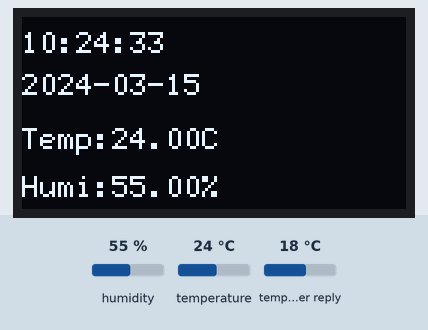
Bench run of a sketch on a simulated ESP8266 (NodeMCU). Shown: 128×64 one-colour display. The inputs (shaded band) are chosen by the test bench; at power-on: humidity 55 %, temperature 24 °C, temperature in the weather reply 18 °C. WiFi joins after 1.5 s; servers stay silent unless stated; the local clock reads 2024-03-15 10:24:30 at power-on unless the sketch sets it; web services answer with replies made up by the test bench; what the sketch prints to the serial monitor is not drawn.

Above: at 3.6 s.
3.7 s: humidity set to 22 %
At 8.5 s:
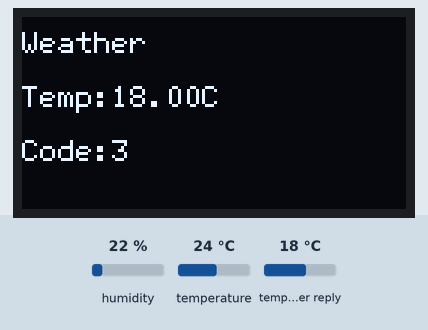
At 24.9 s:
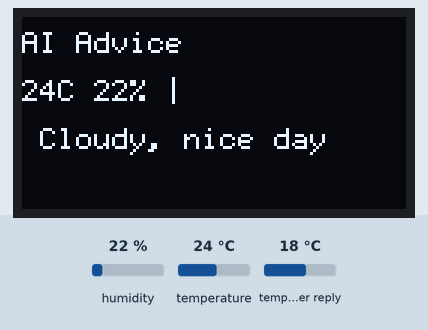
Timing chart, 0 to 25.7 s (numbered marks = the images above; inputs shaded):
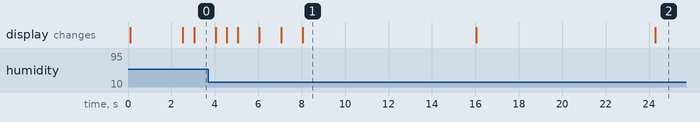

The sketch:

sketch_mar15b.ino
```cpp
#include <Arduino.h>
#include "weather.h"
#include "wifi.h"
#include "oled.h"
#include "rtc.h"
#include "mydht.h"
#include "ai.h"
int currentPage = 0;

unsigned long lastPageSwitch = 0;

unsigned long lastWeatherUpdate = 0;

void drawMainPage() {
    u8g2.setFont(u8g2_font_6x12_tr);   // 强制小字体，防止继承变大
    float t = getTemperature();
    float h = getHumidity();
    u8g2.setCursor(0, 12);
    u8g2.print(rtcGetTime());
    u8g2.setCursor(0, 26);
    u8g2.print(rtcGetDate());
    u8g2.setCursor(0, 44);
    u8g2.print("Temp:");
    u8g2.print(t);
    u8g2.print("C");
    u8g2.setCursor(0, 60);
    u8g2.print("Humi:");
    u8g2.print(h);
    u8g2.print("%");
}

void drawWeatherPage() {
    u8g2.setFont(u8g2_font_6x12_tr);   // 强制小字体
    WeatherInfo w = weatherGet();
    u8g2.setCursor(0, 12);
    u8g2.print("Weather");
    u8g2.setCursor(0, 30);
    u8g2.print("Temp:");
    u8g2.print(w.temperature);
    u8g2.print("C");
    u8g2.setCursor(0, 48);
    u8g2.print("Code:");
    u8g2.print(w.weathercode);
}

void drawWifiPage() {
    u8g2.setFont(u8g2_font_6x12_tr);   // 强制小字体
    u8g2.setCursor(0, 12);
    u8g2.print("WiFi Info");
    u8g2.setCursor(0, 30);
    if(WiFi.status() == WL_CONNECTED) {
        u8g2.print("Connected");
    } else {
        u8g2.print("Disconnected");
    }
    u8g2.setCursor(0, 48);
    u8g2.print(WiFi.localIP());
}

void drawAIPage() {
    u8g2.setFont(u8g2_font_6x12_tr);
    String result = queryAI("weather");

    u8g2.setCursor(0, 12);
    u8g2.print("AI Advice");

    // 将 result 拆分为前缀（温湿度）和建议
    // 假设 result 格式固定为 "25C 47% | Some advice here"
    int separator = result.indexOf('|');
    if (separator != -1) {
        String prefix = result.substring(0, separator + 1);  // 包含 "| "
        String advice = result.substring(separator + 1);
        u8g2.setCursor(0, 28);
        u8g2.print(prefix);
        u8g2.setCursor(0, 44);
        u8g2.print(advice);
    } else {
        // 降级：直接打印，并尝试分行
        u8g2.setCursor(0, 28);
        u8g2.print(result.substring(0, 21));
        u8g2.setCursor(0, 44);
        u8g2.print(result.substring(21));
    }
}
void drawTime() {
    u8g2.setCursor(0, 12);
    u8g2.print(rtcGetTime());

    u8g2.setCursor(0, 24);
    u8g2.print(rtcGetDate());
}
void drawSensor() {         //
    float t = getTemperature();
    float h = getHumidity();

    u8g2.setCursor(0, 40);
    u8g2.print("T:");
    u8g2.print(t);

    u8g2.setCursor(64, 40);
    u8g2.print("H:");
    u8g2.print(h);
}
void drawWeather() {
    WeatherInfo w = weatherGet();

    u8g2.setCursor(0, 56);
    u8g2.print("W:");
    u8g2.print(w.temperature);
    u8g2.print("C");
}
void setup() {

    Serial.begin(115200);

    // 先初始化硬件
    rtcInit();

    oledInit();

    dhtInit();

    // 再联网
    wifiInit();

    wifiConnect();

    // 最后天气
    weatherInit();

    weatherUpdate();
}

void loop() {

    if (millis() - lastPageSwitch > 8000) {   // 只保留这一段
        currentPage++;
        if (currentPage > 3) currentPage = 0;
        lastPageSwitch = millis();
    }

    u8g2.clearBuffer();

    switch(currentPage) {
        case 0:
            drawMainPage();   // 时间 + 温湿度
            break;
        case 1:
            drawWeatherPage();
            break;
        case 2:
            drawWifiPage();
            break;
        case 3:
            drawAIPage();
            break;
    }

    u8g2.sendBuffer();
}
```

ai.cpp
```cpp
#include "ai.h"
#include "weather.h"
#include "mydht.h"
#include <ESP8266HTTPClient.h>
#include <ArduinoJson.h>
static String lastAIAdvice = "AI Ready";
static unsigned long lastAIUpdate = 0;
String queryAI(String prompt) {
    if (prompt == "weather") {
        float t = getTemperature();
        float h = getHumidity();
        int code = weatherGet().weathercode;
        String base = String(t,0) + "C " + String(h,0) + "% | ";
        String advice = "";

        // 优先尝试真实API
        WiFiClient client;
        HTTPClient http;
        http.begin(client, "http://api.adviceslip.com/advice");
        http.setTimeout(2000);

        if (http.GET() == HTTP_CODE_OK) {
            String payload = http.getString();
            DynamicJsonDocument doc(1024);
            if (!deserializeJson(doc, payload)) {
                advice = doc["slip"]["advice"].as<String>().substring(0, 35);
            }
        }
        http.end();

        // 确保永远有具体语句（新增默认分支覆盖code=-1等情况）
        if (advice.length() < 3) {
            if (code == 0) advice = "Sunny, good to go out";
else if (code == 1 || code == 2 || code == 3) advice = "Cloudy, nice day";
else if (code >= 51 && code <= 67) advice = "Rainy, bring umbrella";
else if (code >= 45 && code <= 48) advice = "Foggy, drive safe";
else advice = "Weather OK, stay safe";
        }

        return base + advice;
    }
    return "AI Ready";
}
```

ai.h
```cpp
#ifndef AI_H
#define AI_H

#include <Arduino.h>

String queryAI(String prompt);

#endif
```

mydht.cpp
```cpp
#include "mydht.h"
#include <DHT.h>

#define DHTPIN D4
#define DHTTYPE DHT11

DHT dht(DHTPIN, DHTTYPE);

void dhtInit() {
    dht.begin();
}

float getTemperature() {
    return dht.readTemperature();
}

float getHumidity() {
    return dht.readHumidity();
}
```

mydht.h
```cpp
#ifndef MYDHT_H
#define MYDHT_H

#include <Arduino.h>

void dhtInit();
float getTemperature();
float getHumidity();

#endif
```

ntp.cpp
```cpp
#include "ntp.h"
#include "serial.h"
#include "oled.h"

// 创建UDP和NTP客户端实例
WiFiUDP ntpUDP;
NTPClient timeClient(ntpUDP, "ntp.aliyun.com", 8 * 3600); // 使用阿里云NTP服务器，设置东八区

void ntpInit() {
    serialPrint("初始化NTP客户端...");
    timeClient.begin();
    serialPrint("NTP客户端初始化完成");
}

   //                获取时间
String ntpGetTime() {
    timeClient.update();  // 更新时间

    // 获取时分秒
    int hours = timeClient.getHours();
    int minutes = timeClient.getMinutes();
    int seconds = timeClient.getSeconds();

    // 格式化时间字符串 (HH:MM:SS)
     char timeStr[9];
    sprintf(timeStr, "%02d:%02d:%02d", hours, minutes, seconds);//sprintf 的作用：把数据 “打印” 到字符串里，而不是打印到屏幕上，%02d 的含义：输出一个整数，如果不足 2 位，前面补 0
                                                               //sprintf 的作用：把数据 “打印” 到字符串里，而不是打印到屏幕上
    return String(timeStr);
}

 //        获取日期
String ntpGetDate() {
    timeClient.update();  // 更新时间

   // 将epoch时间转换为日期  将 “从网络获取的时间戳（秒数）” 转换为 “人类可读的时间结构体（年月日时分秒）”。
    time_t epochTime = timeClient.getEpochTime();

    //含义：获取 Unix 时间戳。timeClient.getEpochTime()：向 NTP 服务器询问时间，服务器返回一个巨大的整数。。
    //这个整数代表 从 1970 年 1 月 1 日 00:00:00 到现在经过了多少秒。

    struct tm *ptm = gmtime ((time_t *)&epochTime);   //含义：将 “秒数” 解析成 “时间结构体”。

    //gmtime：Greenwich Mean Time，将时间戳转换为 UTC 时间（世界标准时间，不带时区）
    //(time_t *)&epochTime：取 epochTime 的地址，并强制类型转换，传给函数。
    //struct tm *ptm：接收结果。ptm 现在指向一个结构体，里面包含了 tm_year, tm_mon, tm_mday, tm_hour 等字段。


    int year = ptm->tm_year + 1900;
    int month = ptm->tm_mon + 1;
    int day = ptm->tm_mday;

    // 格式化日期字符串 (YYYY-MM-DD)
    char dateStr[11];
    sprintf(dateStr, "%04d-%02d-%02d", year, month, day);
    return String(dateStr);
}

   //同步时间（需定期同步一次）  手动
   bool ntpSync() {
    serialPrint("正在同步网络时间...");
    oledShow(0, 16, "正在同步网络时间...");

    // 尝试强制更新时间
    if (timeClient.forceUpdate()) {
        serialPrint("时间同步成功");
        oledClear();
        oledShow(0, 16, "时间同步成功");
        oledShow(0, 32, "日期: " + ntpGetDate());
        oledShow(0, 48, "时间: " + ntpGetTime());
        return true;
    } else {
        serialPrint("时间同步失败");
        oledClear();
        oledShow(0, 16, "时间同步失败");
        return false;
    }
}
```

ntp.h
```cpp
#ifndef NTP_H
#define NTP_H

#include <Arduino.h>
#include <NTPClient.h>
#include <WiFiUdp.h>   //NTP初始化时候，需要依赖一个UDP的对象，所以需要包含进来

// 初始化NTP客户端，设置NTP服务器和时区
void ntpInit();

// 获取当前时间
// @return: 格式化的时间字符串 (HH:MM:SS)
String ntpGetTime();

// 获取当前日期
// @return: 格式化的日期字符串 (YYYY-MM-DD)
String ntpGetDate();

// 同步网络时间
// @return: 同步是否成功
bool ntpSync();

#endif // NTP_H
```

oled.cpp
```cpp
#include "oled.h"
#include "serial.h"
U8G2_SSD1306_128X64_NONAME_F_HW_I2C u8g2(U8G2_R0, U8X8_PIN_NONE);
void oledInit() {
    u8g2.begin();
    u8g2.setFont(u8g2_font_6x12_tr);   // 恢复原来小字体，所有页面恢复正常大小
    u8g2.clearBuffer();
    u8g2.sendBuffer();
}
void oledShow(uint8_t x, uint8_t y, String text) {

    u8g2.setCursor(x, y);
    u8g2.print(text);
    u8g2.sendBuffer();
}
void oledClear() {
    // 清空显示缓冲区并刷新显示
    u8g2.clearBuffer();
    u8g2.sendBuffer();
}
```

oled.h
```cpp
#ifndef OLED_H
#define OLED_H

#include <Arduino.h>
#include <U8g2lib.h>
// 在 oled.h 最上方，extern 之前加入
#include <U8g2lib.h>  // 确保已包含
extern U8G2_SSD1306_128X64_NONAME_F_HW_I2C u8g2;
// 声明外部u8g2对象，用于OLED显示
// 初始化OLED显示屏，设置字体和UTF8支持
void oledInit();
// 在指定位置显示文本
// @param x: 横坐标（像素）
// @param y: 纵坐标（像素）
// @param text: 要显示的文本
void oledShow(uint8_t x, uint8_t y, String text);
// 清除OLED显示内容
void oledClear();
#endif // OLED_H
```

rtc.cpp
```cpp
#include "rtc.h"//自己写的接口声明
#include <Wire.h>//I2C通信库（让单片机能和外设说话）  控制 SDA / SCL 这两根线的“司机”
#include "RTClib.h" //DS3231的“高级封装库” 如果没有它，你要自己写：I2C读写  寄存器地址   时间解析
                                           //有了它：rtc.now()  一行搞定

RTC_DS3231 rtc;    //创建一个“DS3231设备对象”

void rtcInit() {
      Wire.begin(D2, D1);    //告诉ESP8266：SDA → D2  SCL → D1
   // rtc.begin();   //初始化 DS3231 芯片 检查芯片是否存在  初始化通信
   delay(100);
     if (!rtc.begin()) {

    Serial.println("RTC初始化失败");

    return;
}

    if (rtc.lostPower()) {
        rtc.adjust(DateTime(F(__DATE__), F(__TIME__)));
    }
}

String rtcGetTime() {
    DateTime now = rtc.now();
//rtc.now()   从 DS3231 读取当前时间
//DateTime now 返回一个对象：

    char buf[9];
    sprintf(buf, "%02d:%02d:%02d",               //sprintf(...)把数据“拼成字符串”
            now.hour(), now.minute(), now.second());

    return String(buf);
}

String rtcGetDate() {//获取日期函数
    DateTime now = rtc.now();

    char buf[11];
    sprintf(buf, "%04d-%02d-%02d",
            now.year(), now.month(), now.day());

    return String(buf);
}

//这个 rtc.cpp 本质做了三件事：
//✅ 1. 初始化通信
//Wire → I2C通信
//rtc.begin → 芯片启动
//✅ 2. 获取时间数据
//rtc.now() → 读取芯片内部时间
//✅ 3. 转成字符串
//DateTime → String
//👉 为了给 OLED 用
```

rtc.h
```cpp
#ifndef RTC_H
#define RTC_H

//C/C++中的头文件保护机制（也称为宏保护或include保护），用于防止头文件被重复包含，确保编译过程的正确性和效率。

#include <Arduino.h>

void rtcInit();
String rtcGetTime();
String rtcGetDate();

#endif
```

serial.cpp
```cpp
#include "serial.h"

void serialInit(uint32_t baud_rate) {
    Serial.begin(baud_rate);
}

void serialPrint(String message) {
    // 打印格式：[时间戳] 消息内容
    Serial.print("[");
    Serial.print(millis());  // 当前运行时间（毫秒）
    Serial.print("] ");
    Serial.println(message);
}
```

serial.h
```cpp
#ifndef SERIAL_H
#define SERIAL_H

#include <Arduino.h>

// 初始化串口通信，设置波特率
// @param baud_rate: 串口波特率，默认115200
void serialInit(uint32_t baud_rate = 115200);

// 打印调试信息到串口，自动添加时间戳
// @param message: 要打印的信息
void serialPrint(String message);

#endif // SERIAL_H
```

weather.cpp
```cpp
#include "weather.h"

#include <ESP8266WiFi.h>   // 新增这一行，解决WiFi未声明错误
#include <ESP8266HTTPClient.h>
#include <WiFiClient.h>
#include <ArduinoJson.h>
#define WEATHER_URL "http://api.open-meteo.com/v1/forecast?latitude=35.2333&longitude=115.4333&current_weather=true"

static WeatherInfo weatherInfoData;

void weatherInit() {

    weatherInfoData.temperature = "--";

    weatherInfoData.weathercode = -1;
}

bool weatherUpdate() {
    if (WiFi.status() != WL_CONNECTED) {
        Serial.println("WiFi未连接，跳过天气更新");
        return false;
    }

    WiFiClient client;
    HTTPClient http;
    Serial.println("开始请求天气");

    http.setTimeout(10000);  // 增加到10秒，适应网络波动
    http.setFollowRedirects(HTTPC_STRICT_FOLLOW_REDIRECTS);

    if (!http.begin(client, WEATHER_URL)) {
        Serial.println("http.begin失败");
        return false;
    }

    int httpCode = http.GET();
    Serial.print("HTTP Code: ");
    Serial.println(httpCode);

    if (httpCode == HTTP_CODE_OK) {
        String payload = http.getString();
        Serial.println(payload);

        DynamicJsonDocument doc(1024);
        DeserializationError error = deserializeJson(doc, payload);
        if (error) {
            Serial.print("JSON失败: ");
            Serial.println(error.c_str());
            http.end();
            return false;
        }

        JsonObject current = doc["current_weather"];
        weatherInfoData.temperature = String((float)current["temperature"]);
        weatherInfoData.weathercode = current["weathercode"];

        http.end();
        return true;
    }

    Serial.println("HTTP失败");
    http.end();
    return false;
}

WeatherInfo weatherGet() {

    return weatherInfoData;
}
```

weather.h
```cpp
#ifndef WEATHER_H
#define WEATHER_H

#include <Arduino.h>

struct WeatherInfo {

    String temperature;

    int weathercode;
};

void weatherInit();

bool weatherUpdate();

WeatherInfo weatherGet();

#endif
```

wifi.cpp
```cpp
#include "wifi.h"
#include "serial.h"

void wifiInit() {
    WiFi.mode(WIFI_STA);      // 设置为站点模式（作为客户端连接到路由器）
    WiFi.disconnect();        // 断开当前可能存在的连接
    delay(100);              // 等待WiFi模块稳定，避免立即连接可能出现的问题
    serialPrint("WiFi模块初始化完成");
}

bool wifiConnect(const char* ssid, const char* password) {
    serialPrint("正在连接WiFi...");
    serialPrint("SSID: " + String(ssid));

    // 开始连接WiFi
    WiFi.begin(ssid, password);

    // 等待连接，最多等待20秒
    // 每秒检查一次连接状态，超时返回失败
    int attempts = 0;  //attempts设立值，表示只等待多少次
    while (WiFi.status() != WL_CONNECTED && attempts < 20) {
        delay(1000);  // 等待1秒
        serialPrint("等待连接..." + String(attempts + 1));
        attempts++;

        //WL_CONNECTED的意思是，如果连接成功返回的值
    }

    // 检查连接结果
    if (WiFi.status() == WL_CONNECTED) {
        serialPrint("WiFi连接成功");
        serialPrint("IP地址: " + WiFi.localIP().toString());
        return true;
    } else {
        serialPrint("WiFi连接失败");
        return false;
    }
}
```

wifi.h
```cpp
#ifndef WIFI_H
#define WIFI_H

#include <Arduino.h>
#include <ESP8266WiFi.h>

#define WIFI_SSID "小米13"
#define WIFI_PASSWORD "00000000"

void wifiInit();
bool wifiConnect(const char* ssid = WIFI_SSID, const char* password = WIFI_PASSWORD);

#endif
```

Measured:
- what the display in image 1 shows lasts 8.0 s, from 8.0 s to 16.0 s
